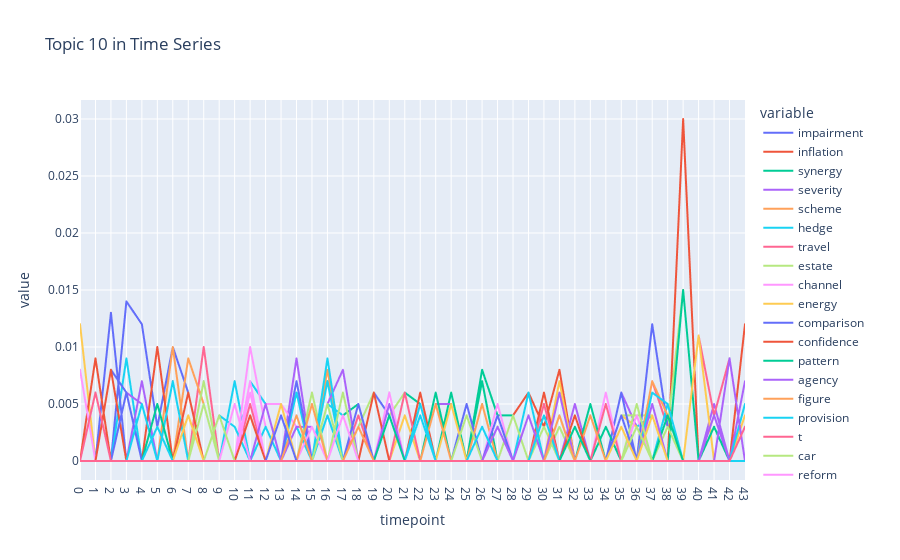

The notebook cell saved with this chart:
### Code cell
df_tp3_plot = df_tp3.T
df_tp3_plot.columns = df_tp3['word']
df_tp3_plot.reset_index(inplace=True)
df_tp3_plot.drop(df_tp3_plot.index[0], inplace=True)
df_tp3_plot.rename(columns={'index': 'timepoint'}, inplace=True)
df_tp3_plot['timepoint'] = time_list

# plot the df_tp10_plot to see
fig = px.line(df_tp3_plot, x="timepoint", y=df_tp3_plot.iloc[:,1:].columns,
                hover_data={"timepoint"},
                title='Topic 10 in Time Series')
fig.update_xaxes(
    dtick="M1",
    tickformat="%b %d",
    ticklabelmode="period")

fig.show()
